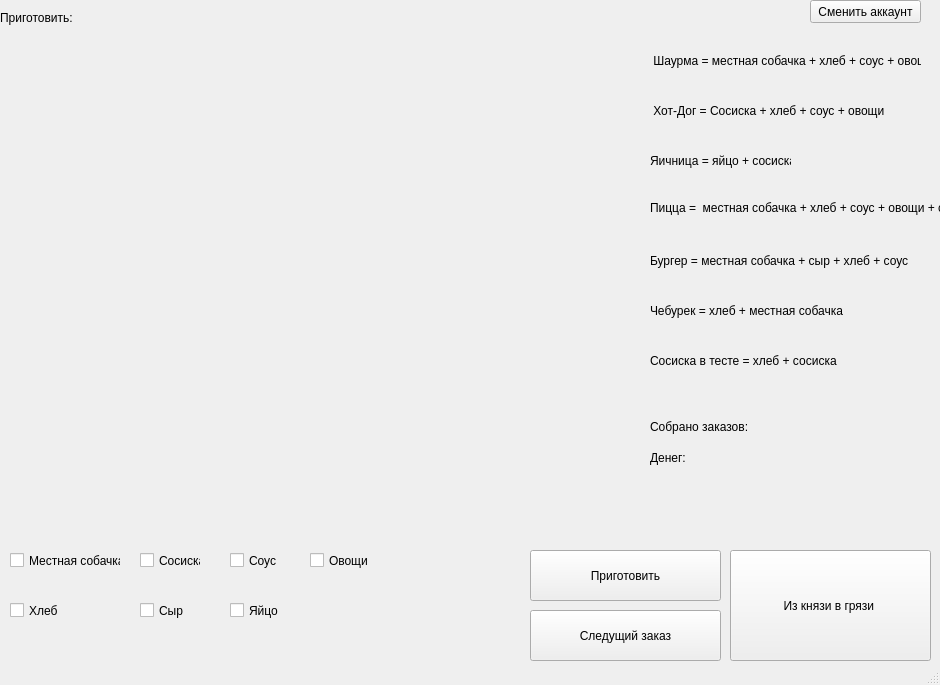
<?xml version="1.0" encoding="UTF-8"?>
<ui version="4.0">
 <class>MainWindow</class>
 <widget class="QMainWindow" name="MainWindow">
  <property name="geometry">
   <rect>
    <x>0</x>
    <y>0</y>
    <width>940</width>
    <height>685</height>
   </rect>
  </property>
  <property name="windowTitle">
   <string>MainWindow</string>
  </property>
  <widget class="QWidget" name="centralwidget">
   <widget class="QLabel" name="label_8">
    <property name="geometry">
     <rect>
      <x>430</x>
      <y>-30</y>
      <width>681</width>
      <height>561</height>
     </rect>
    </property>
    <property name="text">
     <string/>
    </property>
    <property name="pixmap">
     <pixmap>photo/рецепты.jpg</pixmap>
    </property>
   </widget>
   <widget class="QLabel" name="label_7">
    <property name="geometry">
     <rect>
      <x>0</x>
      <y>0</y>
      <width>631</width>
      <height>531</height>
     </rect>
    </property>
    <property name="text">
     <string/>
    </property>
    <property name="pixmap">
     <pixmap>photo/кухня.jpg</pixmap>
    </property>
   </widget>
   <widget class="QCheckBox" name="cb1">
    <property name="geometry">
     <rect>
      <x>10</x>
      <y>540</y>
      <width>111</width>
      <height>41</height>
     </rect>
    </property>
    <property name="text">
     <string>Местная собачка</string>
    </property>
   </widget>
   <widget class="QCheckBox" name="cb2">
    <property name="geometry">
     <rect>
      <x>10</x>
      <y>590</y>
      <width>101</width>
      <height>41</height>
     </rect>
    </property>
    <property name="text">
     <string>Хлеб</string>
    </property>
   </widget>
   <widget class="QCheckBox" name="cb3">
    <property name="geometry">
     <rect>
      <x>230</x>
      <y>540</y>
      <width>61</width>
      <height>41</height>
     </rect>
    </property>
    <property name="text">
     <string>Соус</string>
    </property>
   </widget>
   <widget class="QCheckBox" name="cb4">
    <property name="geometry">
     <rect>
      <x>310</x>
      <y>540</y>
      <width>61</width>
      <height>41</height>
     </rect>
    </property>
    <property name="text">
     <string>Овощи</string>
    </property>
   </widget>
   <widget class="QCheckBox" name="cb5">
    <property name="geometry">
     <rect>
      <x>140</x>
      <y>540</y>
      <width>61</width>
      <height>41</height>
     </rect>
    </property>
    <property name="text">
     <string>Сосиска</string>
    </property>
   </widget>
   <widget class="QCheckBox" name="cb6">
    <property name="geometry">
     <rect>
      <x>230</x>
      <y>590</y>
      <width>61</width>
      <height>41</height>
     </rect>
    </property>
    <property name="text">
     <string>Яйцо</string>
    </property>
   </widget>
   <widget class="QPushButton" name="pb1">
    <property name="geometry">
     <rect>
      <x>530</x>
      <y>550</y>
      <width>191</width>
      <height>51</height>
     </rect>
    </property>
    <property name="styleSheet">
     <string notr="true">font: 18pt &quot;MS Shell Dlg 2&quot;;</string>
    </property>
    <property name="text">
     <string>Приготовить</string>
    </property>
   </widget>
   <widget class="QLabel" name="label">
    <property name="geometry">
     <rect>
      <x>650</x>
      <y>50</y>
      <width>271</width>
      <height>21</height>
     </rect>
    </property>
    <property name="text">
     <string> Шаурма = местная собачка + хлеб + соус + овощи</string>
    </property>
   </widget>
   <widget class="QLabel" name="label_2">
    <property name="geometry">
     <rect>
      <x>-230</x>
      <y>0</y>
      <width>541</width>
      <height>231</height>
     </rect>
    </property>
    <property name="text">
     <string/>
    </property>
    <property name="pixmap">
     <pixmap>photo/рецепты.jpg</pixmap>
    </property>
   </widget>
   <widget class="QLabel" name="lb1">
    <property name="geometry">
     <rect>
      <x>0</x>
      <y>40</y>
      <width>311</width>
      <height>191</height>
     </rect>
    </property>
    <property name="text">
     <string/>
    </property>
    <property name="alignment">
     <set>Qt::AlignLeading|Qt::AlignLeft|Qt::AlignTop</set>
    </property>
   </widget>
   <widget class="QLabel" name="label_4">
    <property name="geometry">
     <rect>
      <x>650</x>
      <y>100</y>
      <width>251</width>
      <height>21</height>
     </rect>
    </property>
    <property name="text">
     <string> Хот-Дог = Сосиска + хлеб + соус + овощи</string>
    </property>
   </widget>
   <widget class="QLabel" name="label_5">
    <property name="geometry">
     <rect>
      <x>650</x>
      <y>150</y>
      <width>141</width>
      <height>21</height>
     </rect>
    </property>
    <property name="text">
     <string>Яичница = яйцо + сосиска </string>
    </property>
   </widget>
   <widget class="QLabel" name="label_6">
    <property name="geometry">
     <rect>
      <x>650</x>
      <y>200</y>
      <width>311</width>
      <height>16</height>
     </rect>
    </property>
    <property name="text">
     <string>Пицца =  местная собачка + хлеб + соус + овощи + сыр</string>
    </property>
   </widget>
   <widget class="QLabel" name="label_9">
    <property name="geometry">
     <rect>
      <x>650</x>
      <y>250</y>
      <width>301</width>
      <height>21</height>
     </rect>
    </property>
    <property name="text">
     <string>Бургер = местная собачка + сыр + хлеб + соус</string>
    </property>
   </widget>
   <widget class="QLabel" name="label_10">
    <property name="geometry">
     <rect>
      <x>650</x>
      <y>350</y>
      <width>251</width>
      <height>21</height>
     </rect>
    </property>
    <property name="text">
     <string>Сосиска в тесте = хлеб + сосиска</string>
    </property>
   </widget>
   <widget class="QLabel" name="label_11">
    <property name="geometry">
     <rect>
      <x>650</x>
      <y>300</y>
      <width>281</width>
      <height>21</height>
     </rect>
    </property>
    <property name="text">
     <string>Чебурек = хлеб + местная собачка </string>
    </property>
   </widget>
   <widget class="QPushButton" name="pb2">
    <property name="geometry">
     <rect>
      <x>730</x>
      <y>550</y>
      <width>201</width>
      <height>111</height>
     </rect>
    </property>
    <property name="styleSheet">
     <string notr="true">font: 28pt &quot;MS Shell Dlg 2&quot;;
font: 18pt &quot;MS Shell Dlg 2&quot;;</string>
    </property>
    <property name="text">
     <string>Из князи в грязи </string>
    </property>
   </widget>
   <widget class="QCheckBox" name="cb7">
    <property name="geometry">
     <rect>
      <x>140</x>
      <y>590</y>
      <width>70</width>
      <height>41</height>
     </rect>
    </property>
    <property name="text">
     <string>Сыр</string>
    </property>
   </widget>
   <widget class="QLabel" name="label_3">
    <property name="geometry">
     <rect>
      <x>0</x>
      <y>10</y>
      <width>121</width>
      <height>16</height>
     </rect>
    </property>
    <property name="text">
     <string>Приготовить:</string>
    </property>
   </widget>
   <widget class="QPushButton" name="pb3">
    <property name="geometry">
     <rect>
      <x>530</x>
      <y>610</y>
      <width>191</width>
      <height>51</height>
     </rect>
    </property>
    <property name="styleSheet">
     <string notr="true">font: 18pt &quot;MS Shell Dlg 2&quot;;</string>
    </property>
    <property name="text">
     <string>Следущий заказ</string>
    </property>
   </widget>
   <widget class="QLabel" name="lb2">
    <property name="geometry">
     <rect>
      <x>650</x>
      <y>420</y>
      <width>201</width>
      <height>16</height>
     </rect>
    </property>
    <property name="text">
     <string>Собрано заказов:</string>
    </property>
    <property name="alignment">
     <set>Qt::AlignLeading|Qt::AlignLeft|Qt::AlignTop</set>
    </property>
    <property name="wordWrap">
     <bool>true</bool>
    </property>
   </widget>
   <widget class="QLabel" name="lb12">
    <property name="geometry">
     <rect>
      <x>650</x>
      <y>450</y>
      <width>311</width>
      <height>16</height>
     </rect>
    </property>
    <property name="text">
     <string>Денег:</string>
    </property>
   </widget>
   <widget class="QPushButton" name="bt1">
    <property name="geometry">
     <rect>
      <x>810</x>
      <y>0</y>
      <width>111</width>
      <height>23</height>
     </rect>
    </property>
    <property name="styleSheet">
     <string notr="true">font: 10pt &quot;MS Shell Dlg 2&quot;;</string>
    </property>
    <property name="text">
     <string>Сменить аккаунт</string>
    </property>
   </widget>
  </widget>
  <widget class="QMenuBar" name="menubar">
   <property name="geometry">
    <rect>
     <x>0</x>
     <y>0</y>
     <width>940</width>
     <height>21</height>
    </rect>
   </property>
  </widget>
  <widget class="QStatusBar" name="statusbar"/>
 </widget>
 <resources/>
 <connections/>
</ui>
